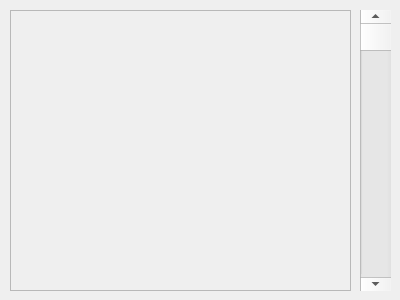
<?xml version="1.0" encoding="UTF-8"?>
<ui version="4.0">
 <class>Dialog</class>
 <widget class="QDialog" name="Dialog">
  <property name="geometry">
   <rect>
    <x>0</x>
    <y>0</y>
    <width>400</width>
    <height>300</height>
   </rect>
  </property>
  <property name="windowTitle">
   <string>Dialog</string>
  </property>
  <widget class="QScrollArea" name="scrollArea">
   <property name="geometry">
    <rect>
     <x>10</x>
     <y>10</y>
     <width>341</width>
     <height>281</height>
    </rect>
   </property>
   <property name="widgetResizable">
    <bool>true</bool>
   </property>
   <widget class="QWidget" name="scrollAreaWidgetContents_2">
    <property name="geometry">
     <rect>
      <x>0</x>
      <y>0</y>
      <width>339</width>
      <height>279</height>
     </rect>
    </property>
   </widget>
  </widget>
  <widget class="QScrollBar" name="verticalScrollBar">
   <property name="geometry">
    <rect>
     <x>360</x>
     <y>10</y>
     <width>31</width>
     <height>281</height>
    </rect>
   </property>
   <property name="orientation">
    <enum>Qt::Vertical</enum>
   </property>
  </widget>
 </widget>
 <resources/>
 <connections/>
</ui>
